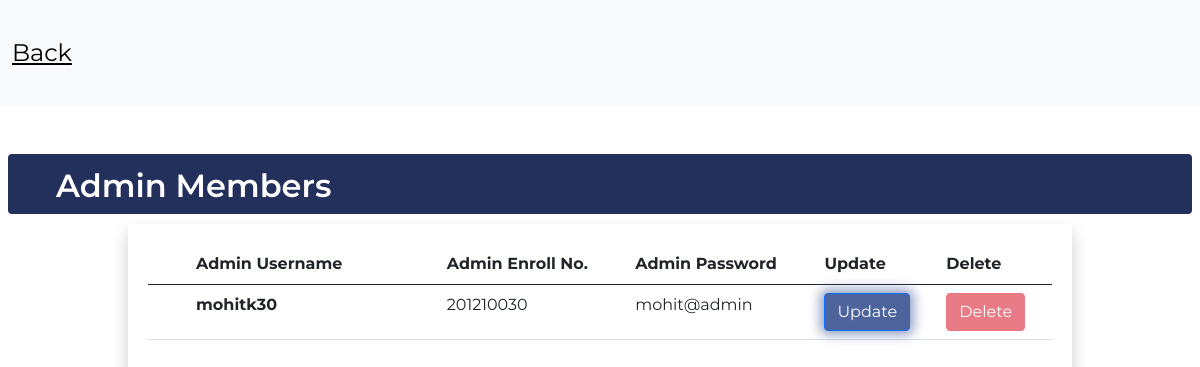
Screenshot of /adminList.php with the database file from the repository.
### tables this page shows
CREATE TABLE admin_memb(
         admid int unsigned AUTO_INCREMENT,
         admusername varchar(20),
         admenroll varchar(40),
         admemail varchar(100),     
         admdob date,
		 admpassword varchar(50),
         primary key(admid)
         )AUTO_INCREMENT=3001;

### backlink.php (called while the page is built, shortened)
<?php
$previous = "javascript:history.go(-1)";
if(isset($_SERVER['HTTP_REFERER'])) {
    $previous = $_SERVER['HTTP_REFERER'];
}
 $admlink=$previous;
?>

### adminList.php (the view, shortened to what this page needs)
<!DOCTYPE html>
<html lang="en">
<head>
    <link href="https://cdn.jsdelivr.net/npm/bootstrap@5.0.1/dist/css/bootstrap.min.css" rel="stylesheet">
    <link rel="stylesheet" type="text/css" href="styleindex.css">
    <link rel="stylesheet" href="https://cdnjs.cloudflare.com/ajax/libs/font-awesome/5.15.3/css/all.min.css">
</head>
<body>
    <main>
    <nav class="navbar navbar-light bg-light ">
  <div class="container-fluid nav-in-company">
    <span class="navbar-text fs-4 ">
      <?php
include_once('backlink.php');
?>
<a class="text-decoration-underline" href="<?=  $admlink ?>">Back </a>
    </span>
  </div>
</nav>
<section>
<div class="px-5 pt-2 mt-5 mx-2 fromdirectorheadinf my-auto"> Admin Members</div>
<div id="companies">
  <div id="all-companies">
  <table class="table">
  <thead>
    <tr>
      <th class="px-5" scope="col">Admin Username</th>
      <th   scope="col">Admin Enroll No.</th>
      <th   scope="col">Admin Password</th>
      <th   scope="col">  Update</th>
      <th   scope="col">  Delete</th>
    </tr>
  </thead>
  <?php
$dbs=db_connect();
 $query="SELECT * from admin_memb";
 $result_setadmlist=mysqli_query($dbs,$query);
?>
  <tbody>
      <?php
      while($admins=mysqli_fetch_assoc($result_setadmlist))
       { ?>
    <tr >
      <th scope="row" class="px-5">   <?php echo  $admins['admusername']; ?></th>
      <td> <?php echo  $admins['admenroll']; ?></td>
      <td> <?php echo  $admins['admpassword']; ?></td>
      <td> <a  href="/cruds/updateadmin.php?admid=<?php echo $admins['admid'];?>"><button class="btn btn-primary"> Update</button></a></td>
      <td>  <button <?php if( $admins['admenroll']=="201210030"){
       echo "disabled";}else{
       }?> onclick="deleteadminid(<?php echo $admins['admid'];?>)" class="btn btn-danger">Delete</button > </td>
    </tr>
    <?php }?>
  </tbody>
</table>
  </div>
</section>
    </main>
</body>
</html>

### styleindex.css (style rules this page uses)
* { box-sizing: border-box; margin: 0px; font-family: 'Montserrat', sans-serif; }
a { text-decoration: none; color: #000000 !important; }
main { max-width: 1430px; width: 100vw; margin: auto; box-shadow: -0.5px 2px 2px 2px rgb(170, 154, 154); min-height: 100vh; }
.fromdirectorheadinf { font-size: xx-large; background: rgb(35, 48, 92); height: 60px; color: white; font-weight: 600; border-radius: 4px; }
.nav-in-company { height: 90px; }
#companies { width: 100%; padding: 10px; }
#all-companies { width: 80%; margin: auto; height: 100%; padding: 20px; box-shadow: 0px 8px 16px 0px rgba(0, 0, 0, 0.2); min-width: 300px; }
.btn-primary { background: #4C639C; box-shadow: 0px 0px 12px 4px rgba(76, 99, 156, 0.6); }

### rows the page displays
admin_memb: admusername "mohitk30", admenroll "201210030", admpassword "mohit@admin"
